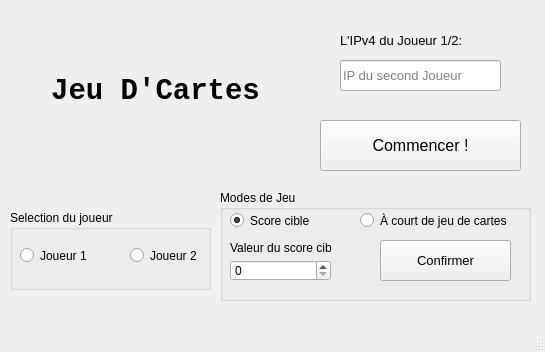
<?xml version="1.0" encoding="UTF-8"?>
<ui version="4.0">
 <class>MainWindow</class>
 <widget class="QMainWindow" name="MainWindow">
  <property name="geometry">
   <rect>
    <x>0</x>
    <y>0</y>
    <width>545</width>
    <height>352</height>
   </rect>
  </property>
  <property name="windowTitle">
   <string>MainWindow</string>
  </property>
  <widget class="QWidget" name="centralwidget">
   <widget class="QLabel" name="label">
    <property name="geometry">
     <rect>
      <x>0</x>
      <y>30</y>
      <width>311</width>
      <height>121</height>
     </rect>
    </property>
    <property name="font">
     <font>
      <family>Courier New</family>
      <pointsize>22</pointsize>
      <weight>75</weight>
      <bold>true</bold>
     </font>
    </property>
    <property name="text">
     <string>Jeu D'Cartes</string>
    </property>
    <property name="alignment">
     <set>Qt::AlignCenter</set>
    </property>
   </widget>
   <widget class="QPushButton" name="pushButton">
    <property name="geometry">
     <rect>
      <x>320</x>
      <y>120</y>
      <width>201</width>
      <height>51</height>
     </rect>
    </property>
    <property name="font">
     <font>
      <pointsize>12</pointsize>
     </font>
    </property>
    <property name="text">
     <string>Commencer !</string>
    </property>
   </widget>
   <widget class="QGroupBox" name="groupBox">
    <property name="geometry">
     <rect>
      <x>10</x>
      <y>210</y>
      <width>201</width>
      <height>80</height>
     </rect>
    </property>
    <property name="autoFillBackground">
     <bool>true</bool>
    </property>
    <property name="title">
     <string>Selection du joueur</string>
    </property>
    <widget class="QRadioButton" name="radioButton_2">
     <property name="geometry">
      <rect>
       <x>120</x>
       <y>20</y>
       <width>71</width>
       <height>51</height>
      </rect>
     </property>
     <property name="text">
      <string>Joueur 2</string>
     </property>
    </widget>
    <widget class="QRadioButton" name="radioButton">
     <property name="geometry">
      <rect>
       <x>10</x>
       <y>20</y>
       <width>71</width>
       <height>51</height>
      </rect>
     </property>
     <property name="text">
      <string>Joueur 1</string>
     </property>
    </widget>
   </widget>
   <widget class="QLineEdit" name="lineEdit">
    <property name="geometry">
     <rect>
      <x>340</x>
      <y>60</y>
      <width>161</width>
      <height>31</height>
     </rect>
    </property>
    <property name="font">
     <font>
      <pointsize>10</pointsize>
     </font>
    </property>
    <property name="placeholderText">
     <string>IP du second Joueur</string>
    </property>
   </widget>
   <widget class="QGroupBox" name="gm_Selection">
    <property name="geometry">
     <rect>
      <x>220</x>
      <y>190</y>
      <width>311</width>
      <height>111</height>
     </rect>
    </property>
    <property name="autoFillBackground">
     <bool>true</bool>
    </property>
    <property name="title">
     <string>Modes de Jeu</string>
    </property>
    <widget class="QRadioButton" name="gamemode1">
     <property name="geometry">
      <rect>
       <x>10</x>
       <y>10</y>
       <width>111</width>
       <height>41</height>
      </rect>
     </property>
     <property name="text">
      <string>Score cible</string>
     </property>
     <property name="checked">
      <bool>true</bool>
     </property>
    </widget>
    <widget class="QRadioButton" name="gamemode2">
     <property name="geometry">
      <rect>
       <x>140</x>
       <y>10</y>
       <width>161</width>
       <height>41</height>
      </rect>
     </property>
     <property name="text">
      <string>À court de jeu de cartes</string>
     </property>
    </widget>
    <widget class="QSpinBox" name="spinBox">
     <property name="geometry">
      <rect>
       <x>10</x>
       <y>70</y>
       <width>101</width>
       <height>21</height>
      </rect>
     </property>
    </widget>
    <widget class="QPushButton" name="confirmButton">
     <property name="geometry">
      <rect>
       <x>160</x>
       <y>50</y>
       <width>131</width>
       <height>41</height>
      </rect>
     </property>
     <property name="font">
      <font>
       <pointsize>10</pointsize>
      </font>
     </property>
     <property name="text">
      <string>Confirmer</string>
     </property>
    </widget>
    <widget class="QLabel" name="label_2">
     <property name="geometry">
      <rect>
       <x>10</x>
       <y>50</y>
       <width>101</width>
       <height>16</height>
      </rect>
     </property>
     <property name="text">
      <string>Valeur du score cible:</string>
     </property>
    </widget>
   </widget>
   <widget class="QLabel" name="label_3">
    <property name="geometry">
     <rect>
      <x>340</x>
      <y>30</y>
      <width>131</width>
      <height>21</height>
     </rect>
    </property>
    <property name="font">
     <font>
      <pointsize>10</pointsize>
     </font>
    </property>
    <property name="text">
     <string>L'IPv4 du Joueur 1/2:</string>
    </property>
   </widget>
  </widget>
  <widget class="QMenuBar" name="menubar">
   <property name="geometry">
    <rect>
     <x>0</x>
     <y>0</y>
     <width>545</width>
     <height>21</height>
    </rect>
   </property>
  </widget>
  <widget class="QStatusBar" name="statusbar"/>
 </widget>
 <resources/>
 <connections/>
</ui>
